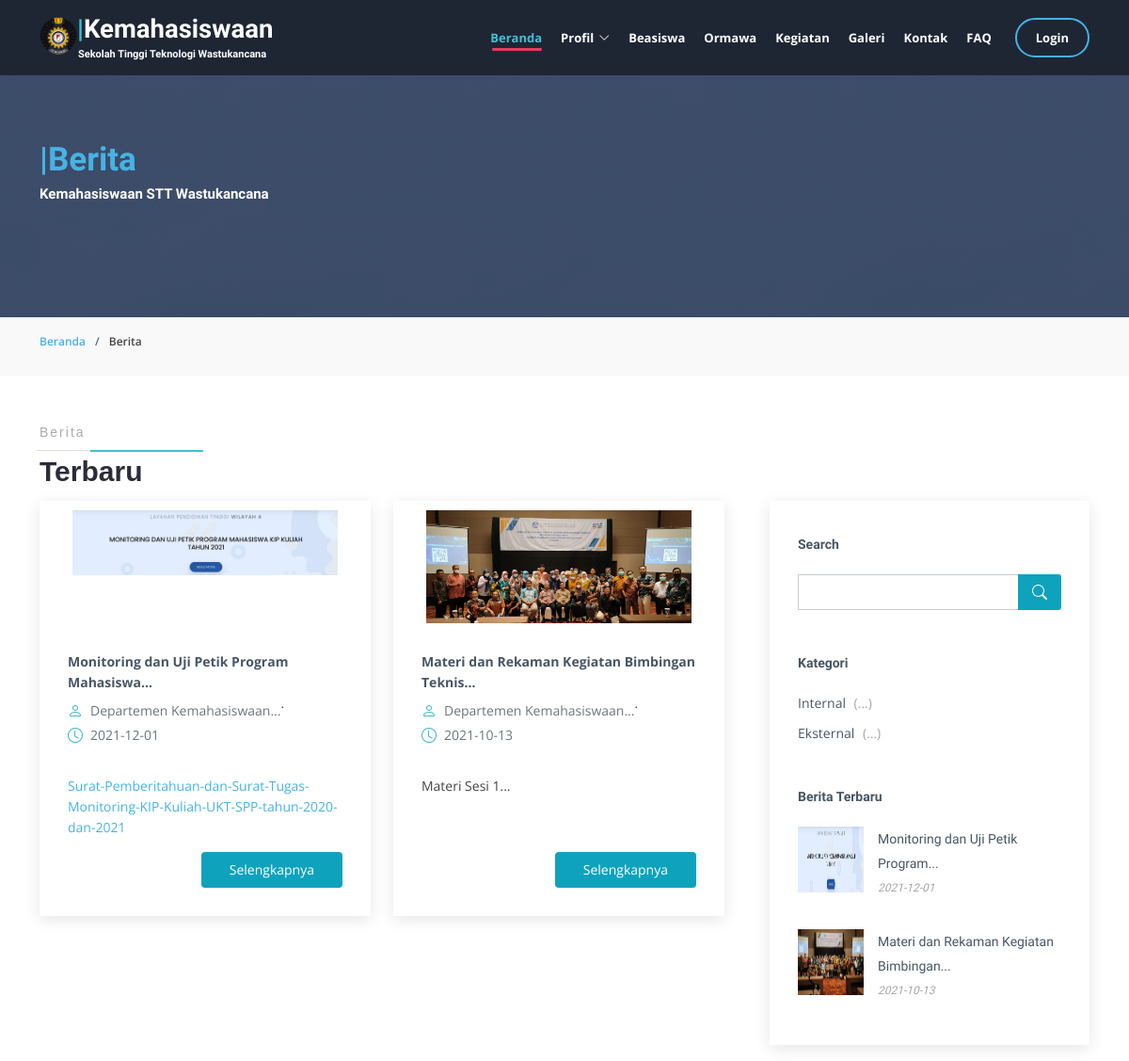
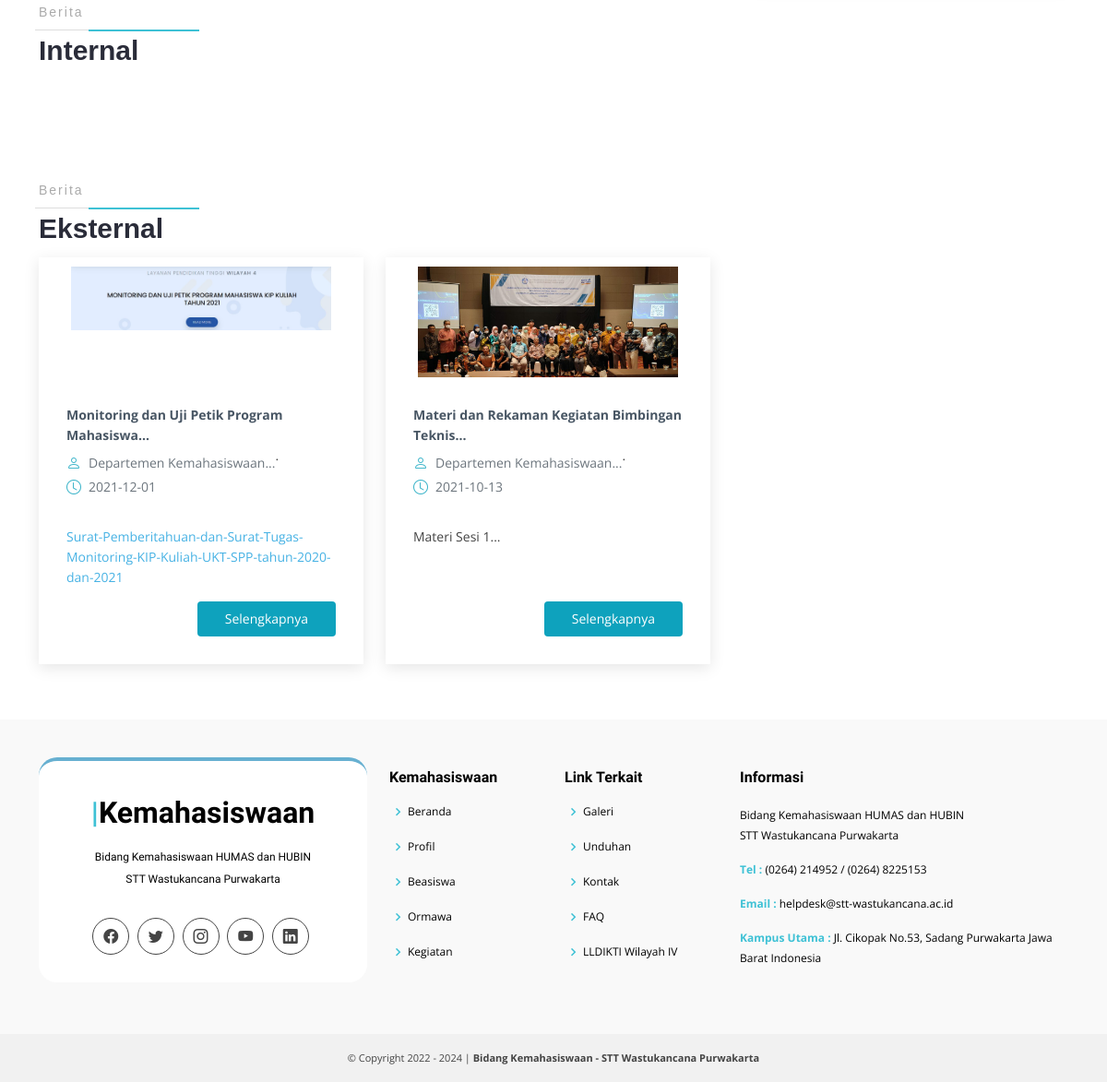
The page /index.php/berita on the database its author committed (2 pictures, top to bottom).
### tables this page shows
CREATE TABLE `berita` (
  `id_berita` int(11) NOT NULL,
  `judul` varchar(200) NOT NULL,
  `redaksi` text NOT NULL,
  `tanggal` date NOT NULL,
  `gambar` varchar(255) NOT NULL,
  `kategori` varchar(100) NOT NULL,
  `berita_id_user` int(11) NOT NULL,
  `author` varchar(50) NOT NULL,
  `berita_slug` varchar(200) NOT NULL
);

### application/controllers/Berita.php (called while the page is built, shortened)
<?php
class Berita extends CI_Controller {
	function __construct() {
        $this->load->model('m_post');
    }
	public function index()
	{
		$data['berita']=$this->m_post->get_data_berita_post();
		$data['internal']=$this->m_post->get_data_berita_post_internal();
		$data['eksternal']=$this->m_post->get_data_berita_post_eksternal();
		$this->load->view('v_berita', $data);
	}
}

### index.php (called while the page is built, shortened)
<?php
require_once BASEPATH.'core/CodeIgniter.php';

### application/models/m_post.php (called while the page is built, shortened)
<?php
class M_post extends CI_Model{
	public function get_data_berita_post()
	{
		$data=$this->db->query("SELECT id_berita,judul,redaksi,tanggal,gambar,kategori,berita_id_user,author,berita_slug AS berita_slug,author,berita_id_user,kategori,gambar,tanggal,redaksi,judul FROM berita ORDER BY id_berita DESC limit 4");
		return $data;
	}
	public function get_data_berita_post_eksternal($kategori='eksternal')
	{
		$data=$this->db->query("SELECT id_berita,judul,redaksi,tanggal,gambar,kategori,berita_id_user,author,berita_slug AS berita_slug,author,berita_id_user,kategori,gambar,tanggal,redaksi,judul FROM berita WHERE kategori='eksternal' ORDER BY id_berita DESC limit 4");
		return $data;
	}
}
?>

### application/views/v_berita.php (the view, shortened to what this page needs)
?><!DOCTYPE html>
<html lang="en">
<head>
   <?php
            function limit_words($string, $word_limit){
                $words = explode(" ",$string);
                return implode(" ",array_splice($words,0,$word_limit));
            }
        ?>
</head>
<body>
    <section id="cta" class="cta">
      <div class="container" data-aos="zoom-in">
        <div class="row">
          <div class="col-lg-9 text-center text-lg-start">
            <h2><a href="#"><span>|</span>Berita</a></h2>
            <h3>Kemahasiswaan STT Wastukancana</h3>
          </div>
        </div>
      </div>
    </section>
    <section id="breadcrumbs" class="breadcrumbs">
      <div class="container"  data-aos="zoom-in">
        <ol>
          <li><a href="<?php echo base_url().'beranda'?>">Beranda</a></li>
          <li>Berita</li>
        </ol>
      </div>
    </section>
    <section id="blog" class="blog">
      <div class="container" data-aos="fade-up">
        <div class="section-titlee" data-aos="zoom-out">
          <h2>Berita</h2>
          <p>Terbaru</p>
        </div>
        <div class="row g-5">
          <div class="col-lg-8">
            <div class="row gy-4 posts-list">
          <?php
            foreach ($berita->result_array() as $b) :
              $berita_judul=$b['judul'];
              $berita_redaksi=$b['redaksi'];
              $berita_tanggal=$b['tanggal'];
              $berita_gambar=$b['gambar'];
              $berita_author=$b['author'];
              $berita_slug=$b['berita_slug'];
          ?>
              <div class="col-lg-6">
                <article class="d-flex flex-column">
                  <div class="post-img">
                    <img src="<?php echo base_url().'theme/assets/img/berita/'.$berita_gambar;?>" alt="" class="img-fluid">
                  </div>
                  <div class="title">
                    <a href="<?php echo base_url().'berita_detail/'.$berita_slug;?>"><?php echo limit_words($berita_judul,6).'...';?></a>
                  </div>
                  <div class="meta-top">
                    <ul>
                      <li class="d-flex align-items-center"><i class="bi bi-person"></i> <a href="<?php echo base_url().'berita_detail/'.$berita_slug;?>"><?php echo limit_words($berita_author,2).'...';?></a></li>
                      <br>
                      <p>.</p>
                      <li class="d-flex align-items-center"><i class="bi bi-clock"></i> <a href="<?php echo base_url().'berita_detail/'.$berita_slug;?>"><time datetime="2022-01-01"><?php echo $berita_tanggal;?></time></a></li>
                    </ul>
                  </div>
                  <div class="content">
                    <p>
                      <?php echo limit_words($berita_redaksi,3).'...';?>
                    </p>
                  </div>
                  <div class="read-more mt-auto align-self-end">
                    <a href="<?php echo base_url().'berita_detail/'.$berita_slug;?>">Selengkapnya</a>
                  </div>
                </article>
              </div>
            <?php endforeach;?>
            </div>
          </div>
          <div style="margin-bottom: -40px;" class="col-lg-4">
            <div class="sidebar">
              <div class="sidebar-item search-form">
                <h3 class="sidebar-title">Search</h3>
                <form action="" class="mt-3">
                  <input type="text">
                  <button type="submit"><i class="bi bi-search"></i></button>
                </form>
              </div>
              <div class="sidebar-item categories">
                <h3 class="sidebar-title">Kategori</h3>
                <ul class="mt-3">
                  <li><a href="#">Internal <span>(...)</span></a></li>
                  <li><a href="#">Eksternal <span>(...)</span></a></li>
                </ul>
              </div>
              <div class="sidebar-item recent-posts">
                <h3 class="sidebar-title">Berita Terbaru</h3>
                <div class="mt-3">
                <?php
                  foreach ($berita->result_array() as $b) :
                    $berita_judul=$b['judul'];
                    $berita_tanggal=$b['tanggal'];
                    $berita_gambar=$b['gambar'];
                    $berita_slug=$b['berita_slug'];
                ?>
                  <div class="post-item mt-3">
                    <img src="<?php echo base_url().'theme/assets/img/berita/'.$berita_gambar;?>" alt="" class="flex-shrink-0">
                    <div>
                      <h4><a href="<?php echo base_url().'berita_detail/'.$berita_slug;?>"><?php echo limit_words($berita_judul,5).'...';?></a>
                      <time datetime="2020-01-01"><?php echo $berita_tanggal;?></time></h4>
                    </div>
                  </div>
                <?php endforeach;?>
                </div>
              </div>
            </div>
          </div>
        </div>
      </div>
    </section>
    <section style="margin-top: -50px;" id="blog" class="blog">
      <div class="container" data-aos="fade-up">
        <div class="section-titlee" data-aos="zoom-out">
          <h2>Berita</h2>
          <p>Internal</p>
        </div>
        <div class="row g-5">
        </div>
      </div>
    </section>
    <section id="blog" class="blog">
      <div class="container" data-aos="fade-up">
        <div class="section-titlee" data-aos="zoom-out">
          <h2>Berita</h2>
          <p>Eksternal</p>
        </div>
        <div class="row g-5">
          <div class="col-lg-8">
            <div class="row gy-4 posts-list">
          <?php
            foreach ($eksternal->result_array() as $e) :
              $berita_judul=$e['judul'];
              $berita_redaksi=$e['redaksi'];
              $berita_tanggal=$e['tanggal'];
              $berita_gambar=$e['gambar'];
              $berita_author=$e['author'];
              $berita_slug=$e['berita_slug'];
          ?>
              <div class="col-lg-6">
                <article class="d-flex flex-column">
                  <div class="post-img">
                    <img src="<?php echo base_url().'theme/assets/img/berita/'.$berita_gambar;?>" alt="" class="img-fluid">
                  </div>
                  <div class="title">
                    <a href="<?php echo base_url().'berita_detail/'.$berita_slug;?>"><?php echo limit_words($berita_judul,6).'...';?></a>
                  </div>
                  <div class="meta-top">
                    <ul>
                      <li class="d-flex align-items-center"><i class="bi bi-person"></i> <a href="<?php echo base_url().'berita_detail/'.$berita_slug;?>"><?php echo limit_words($berita_author,2).'...';?></a></li>
                      <br>
                      <p>.</p>
                      <li class="d-flex align-items-center"><i class="bi bi-clock"></i> <a href="<?php echo base_url().'berita_detail/'.$berita_slug;?>"><time datetime="2022-01-01"><?php echo $berita_tanggal;?></time></a></li>
                    </ul>
                  </div>
                  <div class="content">
                    <p>
                      <?php echo limit_words($berita_redaksi,3).'...';?>
                    </p>
                  </div>
                  <div class="read-more mt-auto align-self-end">
                    <a href="<?php echo base_url().'berita_detail/'.$berita_slug;?>">Selengkapnya</a>
                  </div>
                </article>
              </div>
            <?php endforeach;?>
            </div>
          </div>
        </div>
      </div>
    </section>
</body>
</html>

### rows shown on the page
berita: gambar (picture), judul "Monitoring dan Uji Petik Program Mahasiswa", author "Departemen Kemahasiswaan", tanggal "2021-12-01", redaksi "Surat-Pemberitahuan-dan-Surat-Tugas-Monitoring-KIP-Kuliah-UKT-SPP-tahun-2020-dan-2021", judul "Monitoring dan Uji Petik Program"
berita: gambar (picture), judul "Materi dan Rekaman Kegiatan Bimbingan Teknis", author "Departemen Kemahasiswaan", tanggal "2021-10-13", redaksi "Materi Sesi 1", judul "Materi dan Rekaman Kegiatan Bimbingan"
